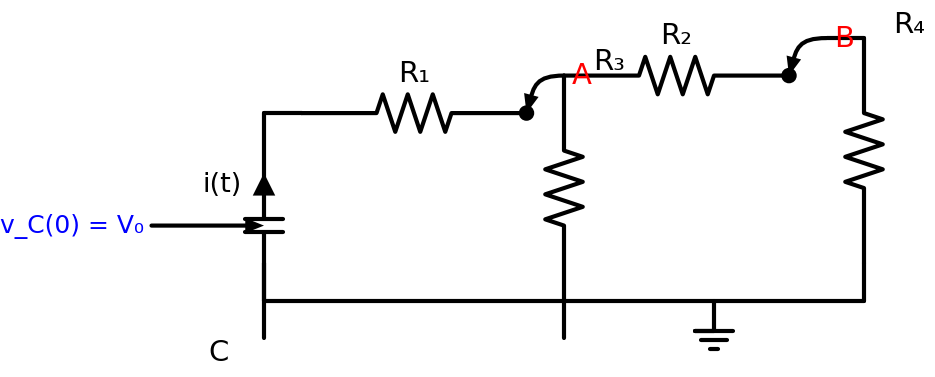

This figure's Python source:
"""
Q3-V4: RC Natural Response — Complex Resistor Network
Capacitor C with initial condition v_C(0) = V0.
C → R1 → Node A (R3 to ground) → R2 → Node B (R4 to ground).
No external source (natural/free response).
"""
import schemdraw
import schemdraw.elements as elm

with schemdraw.Drawing() as d:
    d.config(unit=3, fontsize=14, font='sans-serif')

    # Capacitor on the left (vertical, with initial condition)
    cap = d.add(elm.Capacitor().up().label('C', loc='left', ofst=(0, 0.6)))

    # Top rail: R1
    d += elm.Line().right().length(0.5).at(cap.end)
    d += elm.Resistor().right().label('R₁')

    # Node A junction
    nodeA = d.add(elm.Dot())
    d.add(elm.Annotate().at(nodeA.center).delta(0.5, 0.5).label('A', color='red', fontsize=14))

    # R3 vertical to ground from Node A
    d.push()
    d += elm.Resistor().down().label('R₃', loc='right', ofst=(0, 0.6))
    d += elm.Line().down().length(0.5)
    d.pop()

    # R2 horizontal to Node B
    d += elm.Resistor().right().label('R₂')

    # Node B junction
    nodeB = d.add(elm.Dot())
    d.add(elm.Annotate().at(nodeB.center).delta(0.5, 0.5).label('B', color='red', fontsize=14))

    # R4 vertical to ground from Node B
    d += elm.Line().right().length(0.5)
    d += elm.Resistor().down().label('R₄', loc='right', ofst=(0, 0.6))
    d += elm.Line().down().length(0.5)

    # Bottom return rail
    d += elm.Line().left().length(2)
    d += elm.Ground()
    d += elm.Line().left().tox(cap.start)
    d += elm.Line().up().toy(cap.start)

    # Current arrow
    d.add(elm.CurrentLabelInline(direction='in').at(cap.end).label('i(t)', fontsize=13))

    # Initial condition annotation
    d.add(elm.Annotate().at(cap.center).delta(-1.5, 0).label('v_C(0) = V₀', fontsize=12, color='blue'))

    d.save('q3_v4_rc_natural.svg')
